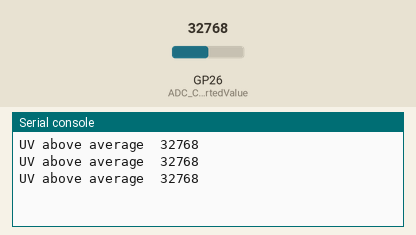
A program run on a simulated Raspberry Pi Pico running MicroPython. Parts: the last lines printed to the serial console. Inputs (shaded band) come from the test bench; at power-on: GP26 (ADC_ConvertedValue) = 32768 (analog values on the 0–65535 scale).

Above: at 1.2 s.
1.3 s: GP26 (ADC_ConvertedValue) set to 0
At 1.9 s:
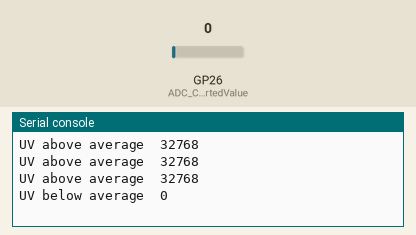
3.0 s: GP26 (ADC_ConvertedValue) set to 1155
At 3.4 s:
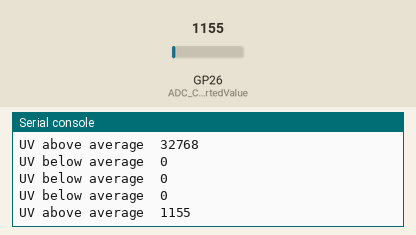

Measured:
- after the input at 1.3 s, the serial console: prints a new line after 0.20 s (image 1)
- after the input at 3.0 s, the serial console: prints a new line at once (image 2)

The program:

uv.py
```python
# Waveshare UV sensor

from machine import Pin, ADC
import utime

# Select ADC input 0 (GPIO26)
ADC_ConvertedValue = machine.ADC(0)

while True:
    AD_value = ADC_ConvertedValue.read_u16()

    if (AD_value > 500) :
        print("UV above average ", AD_value)
    else :
        print("UV below average ", AD_value)

    utime.sleep(0.5)
```
